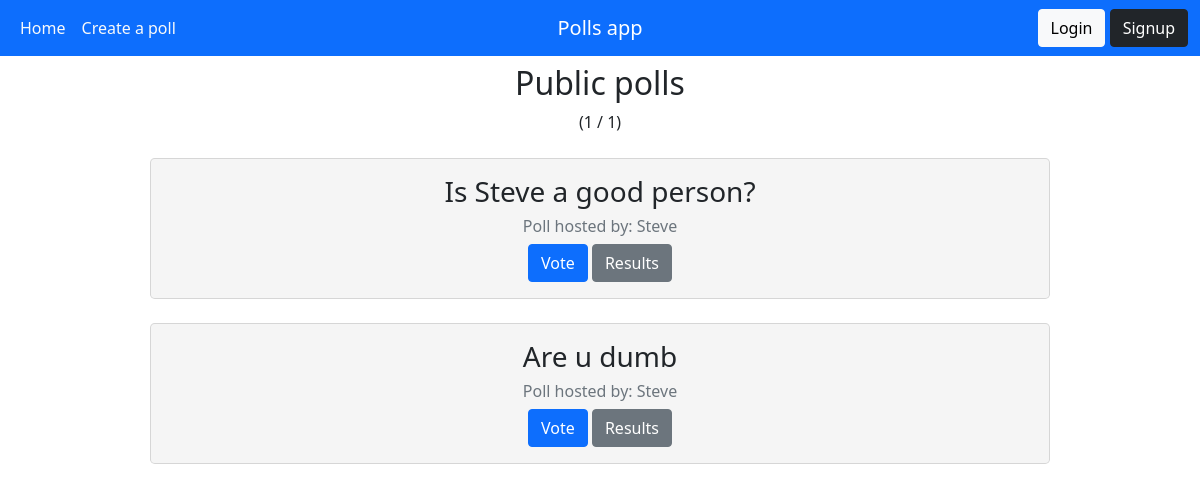
Before: / with the older database file.
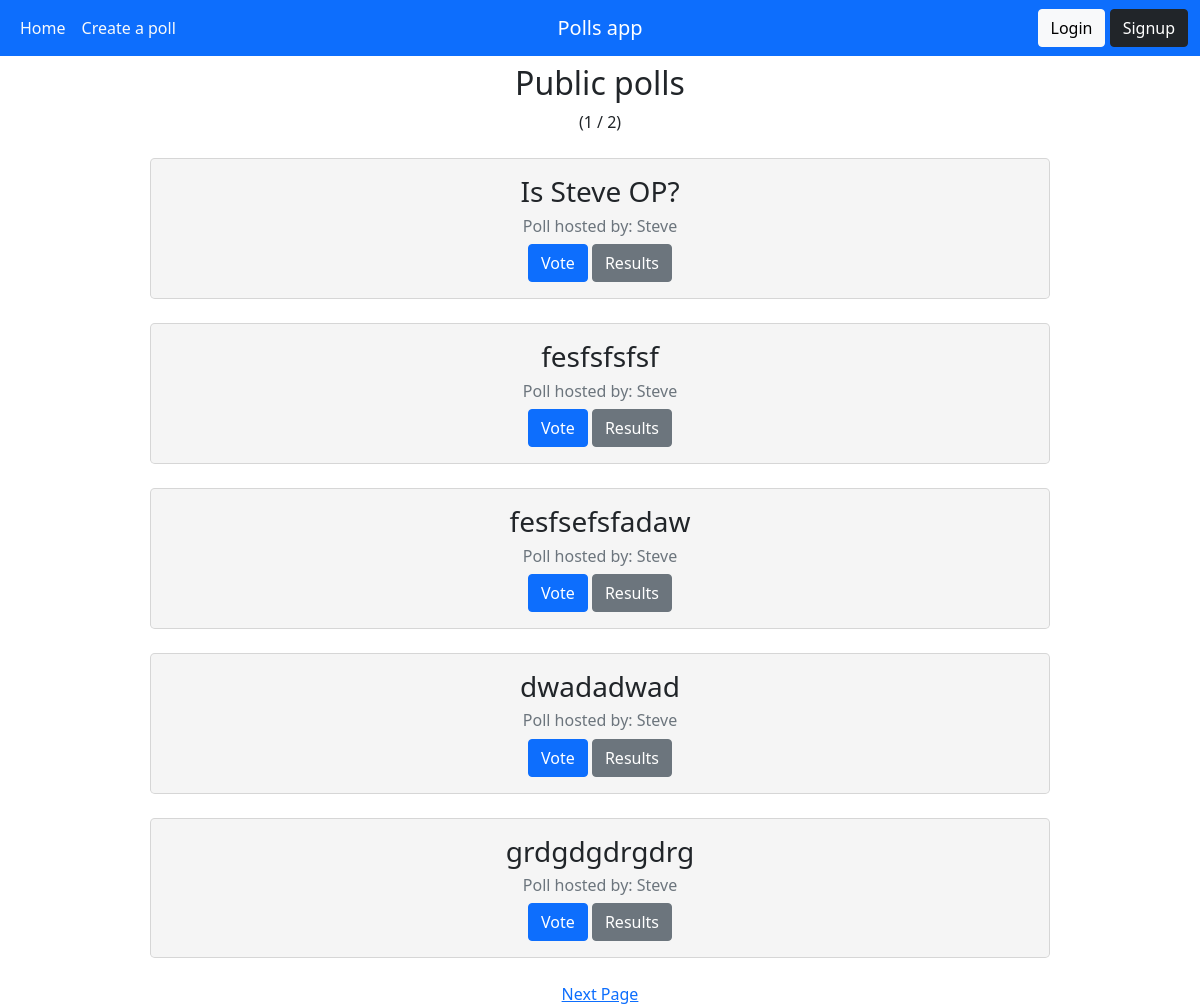
After: the same page with the newer database file.
### polling/models.py (models this page shows)
class Question(models.Model):
    author = models.ForeignKey(
        get_user_model(), on_delete=models.CASCADE)
    question_text = models.CharField(max_length=200)
    def __str__(self):
        return self.question_text

### polling/views.py (the view)
# urls.py: path('', views.home, name='home'),
def home(request):
    questions = Question.objects.all()
    question_paginator = Paginator(questions, 5)
    page_num = request.GET.get('page')
    poll = question_paginator.get_page(page_num)
    context = {"questions": questions, "poll": poll}
    return render(request, 'home.html', context)

### templates/home.html (shortened to what this page needs)
{% extends 'base.html' %}
{% block content %}
<h2 class ="text-center mt-2">Public polls</h2>
<div class="d-flex justify-content-center">({{ poll.number }} / {{ poll.paginator.num_pages }})</div>
{% for question in poll.object_list %}
  <div class="card rounded-3 text-center w-75 mx-auto my-4" style="background-color: #F5F5F5; width: 30rem">
    <div class="card-body">
        <h3 class="card-title text-center">{{ question }}</h3>
        <h6 class="card-text text-secondary">Poll hosted by: {{ question.author }}</h6>
        <a href="{% url 'detail' question_id=question.id %}" class="btn btn-primary" role="button">Vote</a>
        <a href="#" class="btn btn-secondary" role="button">Results</a>
    </div>
  </div>
{% endfor %}
  <div class="page-links text-center">
    {% if poll.has_next %}
      <a href="{% url 'home' %}?page={{ poll.next_page_number }}">Next Page</a>
    {% endif %}
  </div>
{% endblock content %}

### templates/base.html (shortened to what this page needs)
<!doctype html>
<html lang="en">
  <head>
    <link href="https://cdn.jsdelivr.net/npm/bootstrap@5.0.2/dist/css/bootstrap.min.css" rel="stylesheet">
    </head>
    <body>
      <nav class="navbar navbar-expand-md navbar-dark bg-primary">
        <div class="container-fluid">
            <div class="navbar-collapse collapse w-100 order-1 order-md-0 dual-collapse2">
                <ul class="navbar-nav me-auto">
                    <li class="nav-item">
                        <a class="nav-link text-light" href="{% url 'home' %}">Home</a>
                    </li>
                    <li class="nav-item">
                        <a class="nav-link text-light" href="{% url 'createpoll' %}">Create a poll</a>
                    </li>
                </ul>
            </div>
            <div class="mx-auto order-0">
                <a class="navbar-brand mx-auto" href="#">Polls app</a>
            </div>
            <div class="navbar-collapse collapse w-100 order-3 dual-collapse2">
                {% if user.is_authenticated %}
                <div class="collapse navbar-collapse" id="navbarNavDropdown">
                  <ul class="navbar-nav ms-auto">
                    <li class="nav-item dropdown">
                      <a class="nav-link dropdown-toggle text-light" href="#" id="navbarDropdownMenuLink" role="button" data-bs-toggle="dropdown" aria-expanded="false">{{ user.username }}</a>
                      <ul class="dropdown-menu" aria-labelledby="navbarDropdownMenuLink">
                        <li><a class="dropdown-item" href="{% url 'logout' %}">Logout</a></li>
\                     </ul>
                    </li>
                  </ul>
                </div>
                {% else %}
                  <ul class="navbar-nav ms-auto">
                    <li class="nav-item">
                      <a type="button" class="btn btn-light" href="{% url 'login' %}">Login</a>
                      <a type="button" class="btn btn-dark" href="{% url 'signup' %}">Signup</a>
                    </li>
                  </ul>
                {% endif %}
            </div>
        </div>
    </nav>
        <main>
            {% block content %}
            {% endblock content %}
        </main>
    </body>
    <link rel="stylesheet" href="https://cdnjs.cloudflare.com/ajax/libs/font-awesome/5.15.3/css/all.min.css" />
</html>

Changed rows visible on the page:
changed Question: question_text "Is Steve a good person?" → "Is Steve OP?"
changed Question: question_text "Are u dumb" → "fesfsfsfsf"
added Question: question_text "fesfsefsfadaw", author "Steve"
added Question: question_text "dwadadwad", author "Steve"
added Question: question_text "grdgdgdrgdrg", author "Steve"
Other visible differences:
{{ poll.paginator.num_pages }}: "1" → "2"
text now shown: "Next Page"
